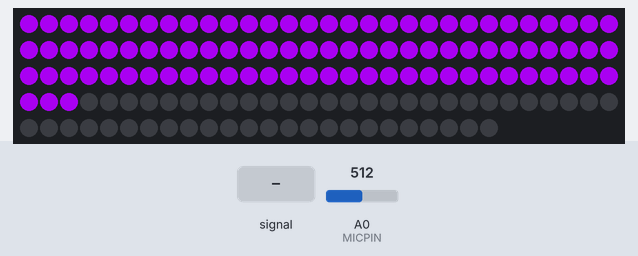
A sketch run on a simulated Arduino Uno, built with avr-gcc and run on an emulated ATmega328P. Shown: 144 RGB LEDs in strip order, left to right, continuing on the next row. Inputs (shaded band) come from the test bench; at power-on: A0 (MICPIN) = 512.

Above: at 1.2 s.
1.3 s: A0 (MICPIN) fed a 200 Hz sine of ±460 counts around its level
At 2.39 s:
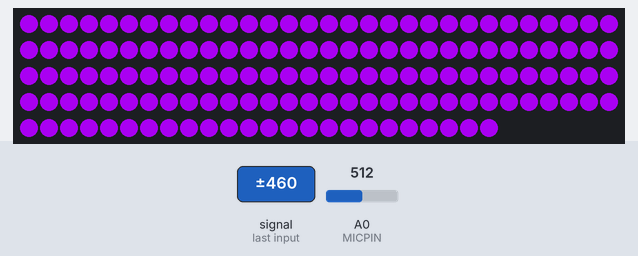
4.3 s: A0 (MICPIN) set to 0
At 5.2 s:
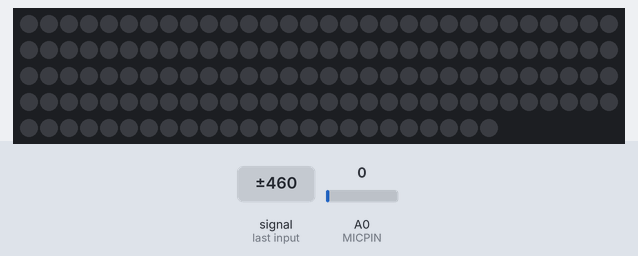
5.8 s: A0 (MICPIN) set to 122
7.3 s: A0 (MICPIN) fed a 200 Hz sine of ±81 counts around its level
At 7.46 s:
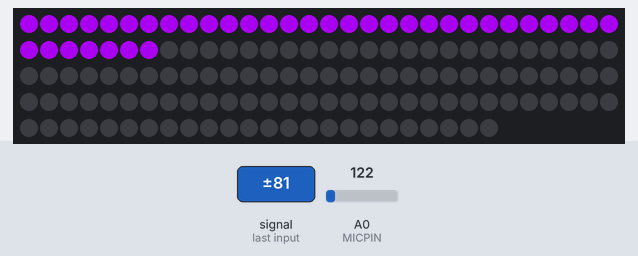
8.8 s: A0 (MICPIN) set to 306
10.3 s: A0 (MICPIN) set to 900
At 11.4 s:
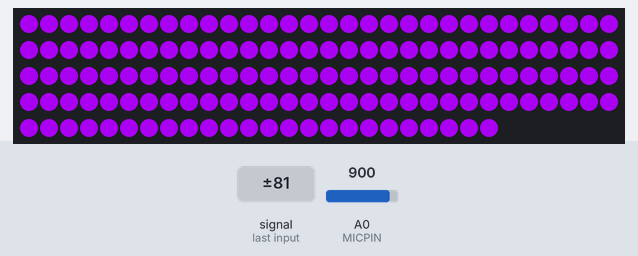
Timing chart, 0 to 12.8 s (numbered marks = the images above; inputs shaded):
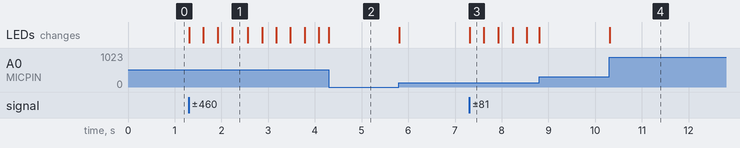

The sketch:

RGBLED_MUSIC.ino
```cpp
#include <Adafruit_NeoPixel.h>
#define PIN       6
//RGB灯带信号引脚
#define MICPIN    A0
//麦克风传感器信号引脚
#define NUMPIXELS 144
//RGB灯带灯珠总数
Adafruit_NeoPixel pixels(NUMPIXELS, PIN, NEO_GRB + NEO_KHZ800);
#define DELAYVAL 50
//灯珠间时延，单位为毫秒
float sound = 0;
//定义声音响度并初始化为0
int soundLED = 0;
//定义点亮灯珠数量并初始化为0
void setup() {
  pixels.begin();
  //初始化灯带
}
//定义时间
int time = millis();
void loop() {
  sound = (float)analogRead(MICPIN) / 800 * NUMPIXELS;
  //将传感器的响度值转换为亮起的灯珠数量（浮点值）
  soundLED = (int)sound;
  //转化为整数
  pixels.clear();
  //清除所有灯珠的状态


  for (int i = 0; i < sound; i++) {
    pixels.setPixelColor(i, pixels.Color(148, 0, 211));
  }


//这里面可以用if判断来设置每一段等待的颜色都可以自己定义，效果如视频所示，上网查找你喜欢的颜色的rgb值


  //点亮对应数量的灯珠
  pixels.show();
  //将所有灯珠状态发送到灯条
}
```

Measured:
- after the input at 1.3 s, the LEDs: change at once (image 1)
- after the input at 4.3 s, the LEDs: change at once (image 2)
- after the input at 7.3 s, the LEDs: change at once (image 3)
- after the input at 10.3 s, the LEDs: change at once (image 4)
